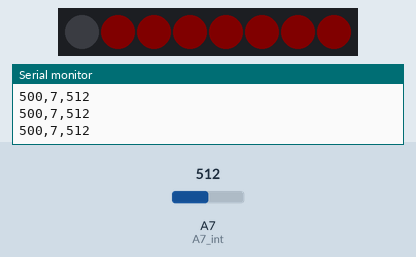
Recording of a sketch running on a simulated Arduino Nano, built with avr-gcc and run on an emulated ATmega328P. On the bench: 8 RGB LEDs in strip order, left to right, the last lines printed to the serial monitor. The test bench sets the inputs (shaded band); at power-on: A7 (A7_int) = 512. Dim RGB values are drawn brighter than linear.

Above: at 6.1 s.
6.2 s: A7 (A7_int) set to 982
At 8.5 s:
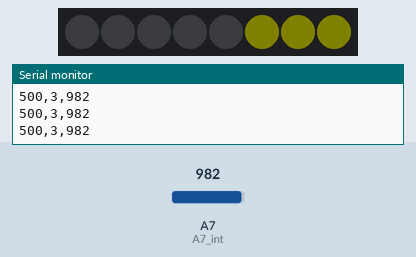
9.2 s: A7 (A7_int) set to 1007
At 10.5 s:
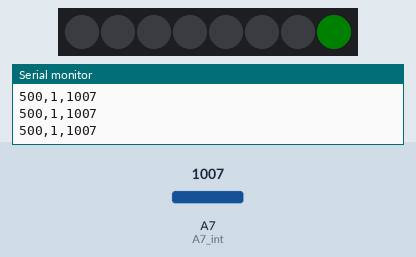
10.8 s: A7 (A7_int) set to 900
At 11.2 s:
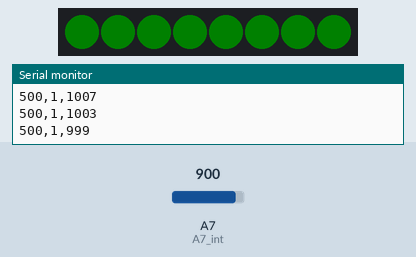
Timing chart, 0 to 19.8 s (numbered marks = the images above; inputs shaded):
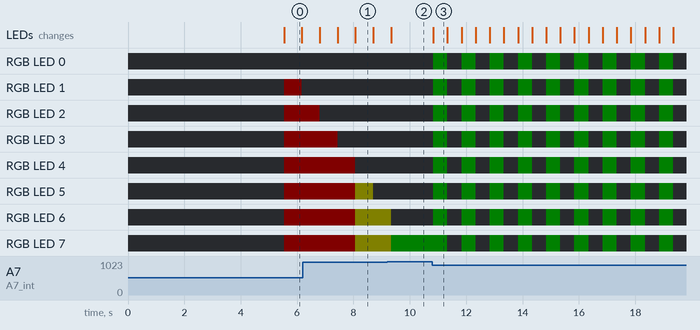

Measured:
- the behaviour switches between 999 and 1000 on A7 (A7_int) (found by bisection; images 1 and 2)
- after the input at 10.8 s, RGB LED 0–6: alternates RGB(0, 5, 0) for 0.50 s and off for 0.50 s, starting at once; RGB LED 7: alternates RGB(0, 5, 0) for 0.50 s and off for 0.50 s, starting after 0.53 s; the LEDs: change at once (image 3)
- what the display in image 0 shows lasts 0.7 s, from 5.5 s to 6.2 s
- what the display in image 3 shows lasts 0.5 s, from 10.8 s to 11.3 s

The sketch:

Lifebar.ino
```cpp
#include <Adafruit_NeoPixel.h>

//Neopixel.............................................INICIALIZACION
#ifdef __AVR__
#include <avr/power.h>
#endif
#define PIN        6
#define NUMPIXELS  8
Adafruit_NeoPixel pixels(NUMPIXELS, PIN, NEO_GRB + NEO_KHZ800);
#define DELAYVAL 500

//Variables............................................INICIALIZACION
const int A7_int = A7;
const int numReadings = 30;   // Numero de muestras
int readings[numReadings];
int readIndex = 0;
int total = 0;
int average = 0;
int arranque;
int Life = 8;
float T_impacto = 1.0;
int Sense = 1000;

//Botones..............................................INICIALIZACION
bool Standby = false;
float T_on;


void setup() {

  //NEOPIXEL....................................................CONFIG
#if defined(__AVR_ATtiny85__) && (F_CPU == 16000000)
  clock_prescale_set(clock_div_1);
#endif
  pixels.begin();
  Serial.begin(9600);
  pixels.clear();

  pixels.setPixelColor(0, pixels.Color(0, 0, 0));
  pixels.setPixelColor(1, pixels.Color(0, 0, 0));
  pixels.setPixelColor(2, pixels.Color(0, 0, 0));
  pixels.setPixelColor(3, pixels.Color(0, 0, 0));
  pixels.setPixelColor(4, pixels.Color(0, 0, 0));
  pixels.setPixelColor(5, pixels.Color(0, 0, 0));
  pixels.setPixelColor(6, pixels.Color(0, 0, 0));
  pixels.setPixelColor(7, pixels.Color(0, 0, 0));
  pixels.show();

  for (int thisReading = 0; thisReading < numReadings; thisReading++) {
    readings[thisReading] = 0;
  }

  //Interrupcion TIMER1.......................................CONFIG
  cli();
  TCCR1A = 0;
  TCCR1B = 0;
  TCNT1  = 0;
  OCR1A = 12499;
  TCCR1B |= (1 << WGM12);
  TCCR1B |= (0 << CS12) | (1 << CS11) | (0 << CS10);
  TIMSK1 |= (1 << OCIE1A);
  sei(); // allow interrupts

}

ISR(TIMER1_COMPA_vect) {
  if (Standby == true) {
    T_on = T_on + 0.01;
  }
  if (T_on >= T_impacto) {   // tiempo en segundos con decimales si quieres menos cambiar el valor despues de >=
    T_on = 0.0;
    Standby = false;
  }
}

void loop() {
  //Entradas................................................OPERATIVO
  if (arranque < 500) {
    arranque = arranque + 1;
  }

  total = total - readings[readIndex];
  readings[readIndex] = analogRead(A7_int);
  total = total + readings[readIndex];
  readIndex = readIndex + 1;

  if (readIndex >= numReadings) {
    readIndex = 0;
  }
  average = total / numReadings;
  Serial.print(arranque);
  Serial.print(",");
  Serial.print(Life);
  Serial.print(",");
  Serial.println(average);

  //NeoPixel................................................OPERATIVO
  if (Standby == false && arranque >= 500 && average < Sense) {
    Life = Life - 1;
    if (Life < 0)Life = 0;
    Standby = true;
  }

  if (arranque >= 500 && Life == 8) {
    pixels.setPixelColor(0, pixels.Color(5, 0, 0));
    pixels.setPixelColor(1, pixels.Color(5, 0, 0));
    pixels.setPixelColor(2, pixels.Color(5, 0, 0));
    pixels.setPixelColor(3, pixels.Color(5, 0, 0));
    pixels.setPixelColor(4, pixels.Color(5, 0, 0));
    pixels.setPixelColor(5, pixels.Color(5, 0, 0));
    pixels.setPixelColor(6, pixels.Color(5, 0, 0));
    pixels.setPixelColor(7, pixels.Color(5, 0, 0));
    pixels.show();
  }

  if (Life == 7) {
    pixels.setPixelColor(0, pixels.Color(0, 0, 0));
    pixels.setPixelColor(1, pixels.Color(5, 0, 0));
    pixels.setPixelColor(2, pixels.Color(5, 0, 0));
    pixels.setPixelColor(3, pixels.Color(5, 0, 0));
    pixels.setPixelColor(4, pixels.Color(5, 0, 0));
    pixels.setPixelColor(5, pixels.Color(5, 0, 0));
    pixels.setPixelColor(6, pixels.Color(5, 0, 0));
    pixels.setPixelColor(7, pixels.Color(5, 0, 0));
    pixels.show();
  }

  if (Life == 6) {
    pixels.setPixelColor(0, pixels.Color(0, 0, 0));
    pixels.setPixelColor(1, pixels.Color(0, 0, 0));
    pixels.setPixelColor(2, pixels.Color(5, 0, 0));
    pixels.setPixelColor(3, pixels.Color(5, 0, 0));
    pixels.setPixelColor(4, pixels.Color(5, 0, 0));
    pixels.setPixelColor(5, pixels.Color(5, 0, 0));
    pixels.setPixelColor(6, pixels.Color(5, 0, 0));
    pixels.setPixelColor(7, pixels.Color(5, 0, 0));
    pixels.show();
  }

  if (Life == 5) {
    pixels.setPixelColor(0, pixels.Color(0, 0, 0));
    pixels.setPixelColor(1, pixels.Color(0, 0, 0));
    pixels.setPixelColor(2, pixels.Color(0, 0, 0));
    pixels.setPixelColor(3, pixels.Color(5, 0, 0));
    pixels.setPixelColor(4, pixels.Color(5, 0, 0));
    pixels.setPixelColor(5, pixels.Color(5, 0, 0));
    pixels.setPixelColor(6, pixels.Color(5, 0, 0));
    pixels.setPixelColor(7, pixels.Color(5, 0, 0));
    pixels.show();
  }

  if (Life == 4) {
    pixels.setPixelColor(0, pixels.Color(0, 0, 0));
    pixels.setPixelColor(1, pixels.Color(0, 0, 0));
    pixels.setPixelColor(2, pixels.Color(0, 0, 0));
    pixels.setPixelColor(3, pixels.Color(0, 0, 0));
    pixels.setPixelColor(4, pixels.Color(5, 0, 0));
    pixels.setPixelColor(5, pixels.Color(5, 0, 0));
    pixels.setPixelColor(6, pixels.Color(5, 0, 0));
    pixels.setPixelColor(7, pixels.Color(5, 0, 0));
    pixels.show();
  }

  if (Life == 3) {
    pixels.setPixelColor(0, pixels.Color(0, 0, 0));
    pixels.setPixelColor(1, pixels.Color(0, 0, 0));
    pixels.setPixelColor(2, pixels.Color(0, 0, 0));
    pixels.setPixelColor(3, pixels.Color(0, 0, 0));
    pixels.setPixelColor(4, pixels.Color(0, 0, 0));
    pixels.setPixelColor(5, pixels.Color(5, 5, 0));
    pixels.setPixelColor(6, pixels.Color(5, 5, 0));
    pixels.setPixelColor(7, pixels.Color(5, 5, 0));
    pixels.show();
  }

  if (Life == 2) {
    pixels.setPixelColor(0, pixels.Color(0, 0, 0));
    pixels.setPixelColor(1, pixels.Color(0, 0, 0));
    pixels.setPixelColor(2, pixels.Color(0, 0, 0));
    pixels.setPixelColor(3, pixels.Color(0, 0, 0));
    pixels.setPixelColor(4, pixels.Color(0, 0, 0));
    pixels.setPixelColor(5, pixels.Color(0, 0, 0));
    pixels.setPixelColor(6, pixels.Color(5, 5, 0));
    pixels.setPixelColor(7, pixels.Color(5, 5, 0));
    pixels.show();
  }

  if (Life == 1) {
    pixels.setPixelColor(0, pixels.Color(0, 0, 0));
    pixels.setPixelColor(1, pixels.Color(0, 0, 0));
    pixels.setPixelColor(2, pixels.Color(0, 0, 0));
    pixels.setPixelColor(3, pixels.Color(0, 0, 0));
    pixels.setPixelColor(4, pixels.Color(0, 0, 0));
    pixels.setPixelColor(5, pixels.Color(0, 0, 0));
    pixels.setPixelColor(6, pixels.Color(0, 0, 0));
    pixels.setPixelColor(7, pixels.Color(0, 5, 0));
    pixels.show();
  }

  if (Life == 0) {
    pixels.setPixelColor(0, pixels.Color(0, 5, 0));
    pixels.setPixelColor(1, pixels.Color(0, 5, 0));
    pixels.setPixelColor(2, pixels.Color(0, 5, 0));
    pixels.setPixelColor(3, pixels.Color(0, 5, 0));
    pixels.setPixelColor(4, pixels.Color(0, 5, 0));
    pixels.setPixelColor(5, pixels.Color(0, 5, 0));
    pixels.setPixelColor(6, pixels.Color(0, 5, 0));
    pixels.setPixelColor(7, pixels.Color(0, 5, 0));
    pixels.show();
    delay(500);
    pixels.setPixelColor(0, pixels.Color(0, 0, 0));
    pixels.setPixelColor(1, pixels.Color(0, 0, 0));
    pixels.setPixelColor(2, pixels.Color(0, 0, 0));
    pixels.setPixelColor(3, pixels.Color(0, 0, 0));
    pixels.setPixelColor(4, pixels.Color(0, 0, 0));
    pixels.setPixelColor(5, pixels.Color(0, 0, 0));
    pixels.setPixelColor(6, pixels.Color(0, 0, 0));
    pixels.setPixelColor(7, pixels.Color(0, 0, 0));
    pixels.show();
    delay(500);
  }


}
```
